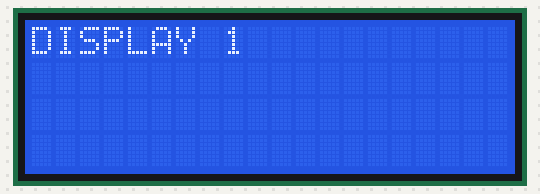
A sketch run on a simulated Arduino Uno, built with avr-gcc and run on an emulated ATmega328P. Parts: 20×4 character LCD. What the sketch prints to the serial monitor is not drawn.

Above: at 0.1 s.
At 1.1 s:
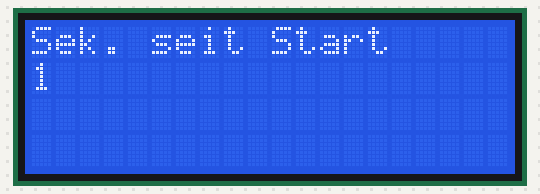
At 4.1 s:
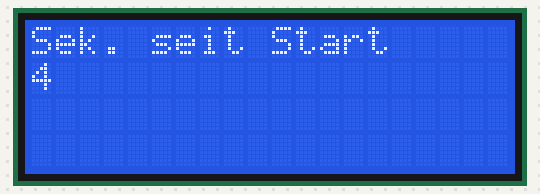
At 9.1 s:
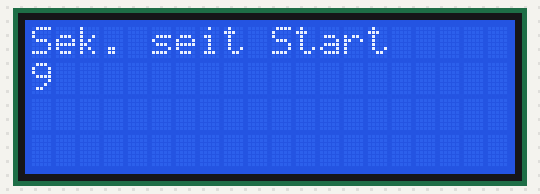
At 20.1 s:
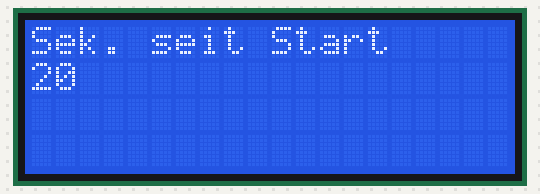
At 39.1 s:
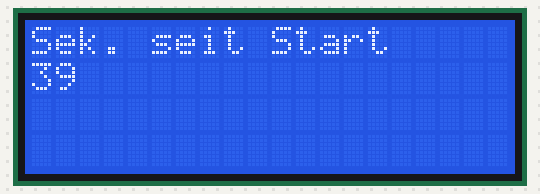

Measured:
- what the display in image 2 shows lasts 1.0 s, from 4.0 s to 5.0 s

The sketch:

_2004A_3.ino
```cpp
#include <Wire.h>
#include <LiquidCrystal_I2C.h>

LiquidCrystal_I2C lcd(0x27); // Display 1 mit 16 Spalten und 2 Zeilen an Adresse 20h

void setup()
{
    lcd.begin(20,4); // 20x4 Display initialisieren
    Serial.begin(9600);
    lcd.backlight();
    Serial.println("Los geht es");

    lcd.setCursor(0,0);
    lcd.print("DISPLAY 1");

    delay(1000);

    lcd.clear();
}

void loop()
{
  lcd.setCursor(0,0);
  lcd.print("Sek. seit Start");
  lcd.setCursor(0,1);
  lcd.print(millis()/1000);
}
```
